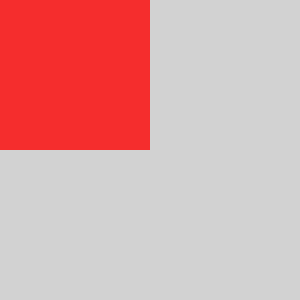
Frame 1 (no input)
Frame 60 (the mouse pressed at the canvas centre just before this capture): identical to frame 1, image omitted
Frame 120 (the mouse held since frame 60 and released just before this capture): identical to frame 1, image omitted

The Processing sketch that drew this single still picture (run headless with seeded random() and noise(); from frame 60 on, the mouse is pressed at the canvas centre):

// Processing sketch: processing_19058
// ── processing_19058.pde

// BRINGING IN CONDITIONALS
void setup()
{
   size(300,300);
   smooth();
   noStroke();
}
void draw()
{
  background(210);
  //upperleft 
  if((mouseX <=width/2) && (mouseY <=width/2))
  {
     fill(255,0,0, 200);
     rect(0,0,width/2,height/2); 
  }
  //lower left
  else if( (mouseX <=width/2) && (mouseY >=width/2))
  {
     fill(0,255,0, 200);
     rect(0,height/2,width/2,height/2); 
  }
  //upper right
  else if( (mouseX >=width/2) && (mouseY <=width/2))
  {
     fill(0,0,255, 200);
     rect(width/2,0,width/2,height/2); 
  }
  //upper right
  else{
     fill(255,255,0, 200);
     rect(width/2,height/2,width,height/2); 
  }
}
